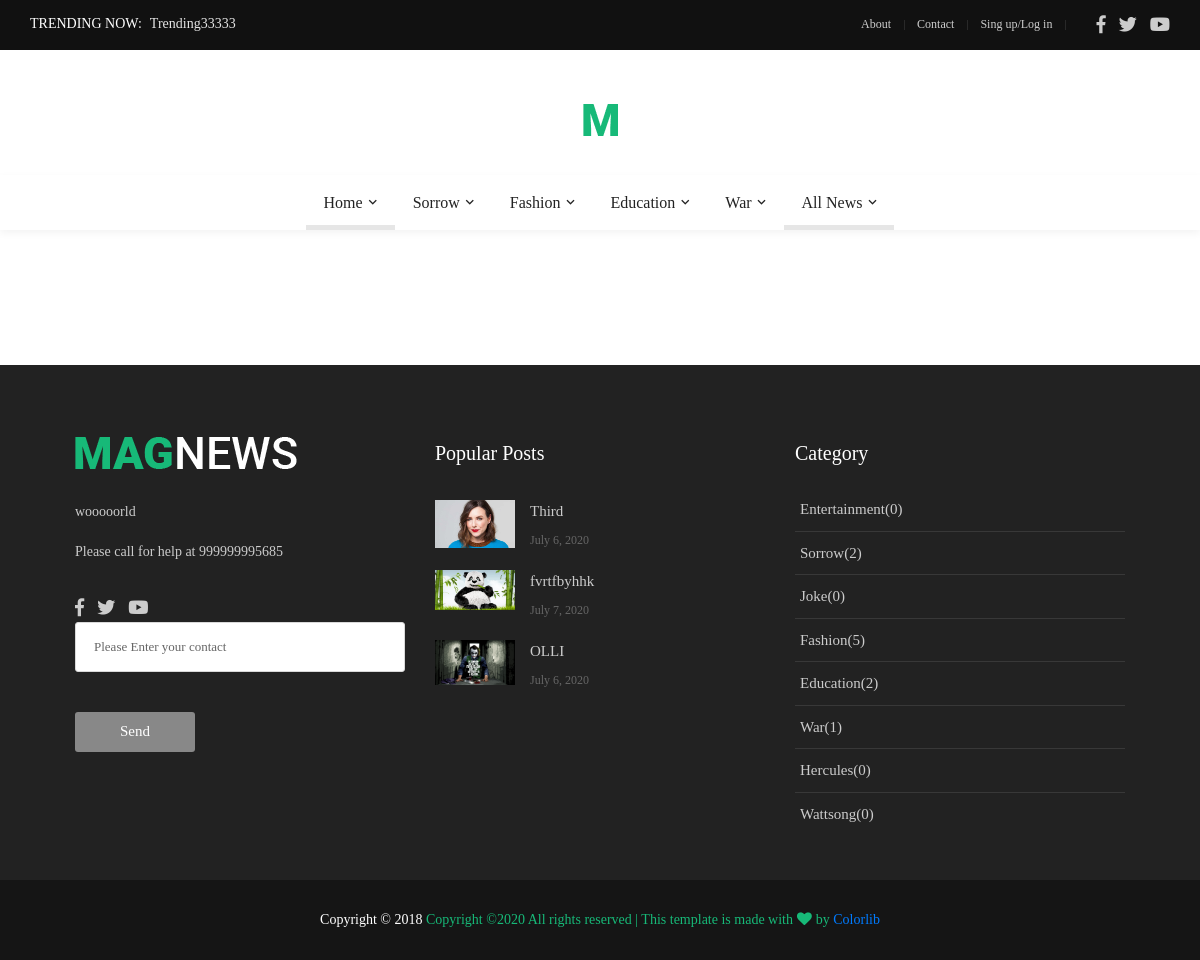
Screenshot of //show/all/news/Entertainment with the database file from the repository.
### trending/models.py (models this page shows, shortened)
class Trending(models.Model):
    headline = models.CharField(max_length=250)

### myapp/models.py (models this page shows, shortened)
class article(models.Model):
    title = models.CharField(max_length=50)
    body = models.CharField(max_length=500)
    bodylong = models.TextField(default='-')
    fb = models.CharField(default = '-',max_length=50)
    tw = models.CharField(default='-',max_length=50)
    insta = models.CharField(default='-',max_length=50)
    ph = models.CharField(default="999999",max_length=12)
    picname = models.TextField(default="")
    picurl = models.TextField(default="")
    picname2 = models.TextField(default="")
    picurl2 = models.TextField(default="")

### cat/models.py (models this page shows, shortened)
class Cat(models.Model):
    name = models.CharField(max_length=50)
    count = models.IntegerField(default=0)

### newss/models.py (models this page shows, shortened)
class News(models.Model):
    name = models.CharField(max_length=50)
    summary = models.TextField()
    body = models.TextField()
    date = models.DateField()
    pic = models.TextField()
    picurl = models.FileField(default="-")
    author = models.CharField(default='-',max_length=250)
    ocatid = models.IntegerField(default=0)
    catname = models.CharField(default="-",max_length=250)
    catid = models.IntegerField(default=0)
    views = models.IntegerField(default=0)
    tags = models.TextField(default="")
    act = models.IntegerField(default=0)
    rand = models.IntegerField(default=0)

### newss/views.py (the view)
# urls.py: path('/show/all/news/<str:name>',views.show_all_news,name='show_all_news'),
def show_all_news(request,name):
    catid = Cat.objects.get(name = name).pk
    allnews = News.objects.filter(catid = catid)
    news = News.objects.filter(act=1).order_by("-pk")
    article_var = article.objects.get(pk = 2)
    categories = Cat.objects.all()
    sub = SubCat.objects.all()
    lastnews = News.objects.filter(act=1).order_by("-pk")[:3]
    lastnews2 = News.objects.filter(act=1).order_by("-pk")[:4]
    popularnews = News.objects.filter(act=1).order_by('-views')
    popularnews2 = News.objects.filter(act=1).order_by('-views')[:3]
    trending = Trending.objects.all().order_by('-pk')
    return render(request, 'front/all_news.html',{'name':article_var,'News':news,'categories':categories,'subcat':sub,'lastnews':lastnews,
                                                'popularnews':popularnews,
                                                'popularnews2':popularnews2,'trending':trending,'lastnews2':lastnews2,'allnews':allnews})

### myapp/templates/front/all_news.html (shortened to what this page needs)
{% extends "front/base.html" %}
{% load static %}
{% block mainblock %}
<section class="bg0 p-t-60 p-b-40">
    <div class="container">
        <div class="row p-t-35">
        </div>
    </div>
</section>
{% endblock %}

### myapp/templates/front/base.html (shortened to what this page needs)
{% load static %}
<!DOCTYPE html>
<html lang="en">
<head>
    <link rel="stylesheet" type="text/css" href="{% static  "front/vendor/bootstrap/css/bootstrap.min.css"%}">
    <link rel="stylesheet" type="text/css" href="{% static  "front/fonts/fontawesome-5.0.8/css/fontawesome-all.min.css"%}">
    <link rel="stylesheet" type="text/css" href="{% static  "front/fonts/iconic/css/material-design-iconic-font.min.css"%}">
    <link rel="stylesheet" type="text/css" href="{% static  "front/vendor/animate/animate.css"%}">
    <link rel="stylesheet" type="text/css" href="{% static  "front/vendor/css-hamburgers/hamburgers.min.css"%}">
    <link rel="stylesheet" type="text/css" href="{% static  "front/vendor/animsition/css/animsition.min.css"%}">
    <link rel="stylesheet" type="text/css" href="{% static  "front/css/util.min.css"%}">
    <link rel="stylesheet" type="text/css" href="{% static  "front/css/main.css"%}">
</head>
<body class="animsition">
<header>
    <div class="container-menu-desktop">
        <div class="topbar">
            <div class="content-topbar h-100 p-rl-30">
                <div class="align-self-stretch size-w-0 pos-relative m-r-30">
                    <div class="f2-s-1 flex-wr-s-c s-full ab-t-l p-b-2">
							<span class="text-uppercase cl0 p-r-8">
								Trending Now:
							</span>
                        <span class="dis-inline-block cl16 slide100-txt pos-relative size-w-0" data-in="fadeInDown" data-out="fadeOutDown">
                                {% for trends in trending %}
								<span class="dis-inline-block slide100-txt-item animated visible-false">
									{{ trends.headline }}
								</span>
                            {% endfor %}
							</span>
                    </div>
                </div>
                <div class="flex-wr-e-c">
                    <div class="left-topbar">
                        <a href="/about" class="left-topbar-item">
                            About
                        </a>
                        <a href="{% url 'contact' %}" class="left-topbar-item">
                            Contact
                        </a>
                        <a href="{% url 'mylogin' %}" class="left-topbar-item">
                            Sing up/Log in
                        </a>
                    </div>
                    <div class="right-topbar p-l-18">
                        <a href="{{name.fb}}">
                            <span class="fab fa-facebook-f"></span>
                        </a>
                        <a href="{{name.tw}}">
                            <span class="fab fa-twitter"></span>
                        </a>
                        <a href="{{name.yt}}">
                            <span class="fab fa-youtube"></span>
                        </a>
                    </div>
                </div>
            </div>
        </div>
        <div class="wrap-logo no-banner container">
            <div class="logo">
                <a href="/"><img src="{{ name.picurl2 }}" alt="LOGO"></a>
            </div>
        </div>
        <div class="wrap-main-nav">
            <div class="main-nav">
                <nav class="menu-desktop">
                    <ul class="main-menu justify-content-center">
                        <li class="main-menu-active">
                            <a href="/">Home</a>
                        </li>
                        {% for b in categories %}
                            {% if b.count != 0 %}
                            <li class="mega-menu-item">
                            <a href="#">{{ b.name }}</a>
                        </li>
                            {% endif %}
                        {% endfor %}
                        <li class="main-menu-active">
                                <a href="{% url 'all_news_all_cats' %}">All News</a>
                        </li>
                    </ul>
                </nav>
            </div>
        </div>
    </div>
</header>
{% block mainblock %}
{% endblock %}
<footer>
    <div class="bg2 p-t-40 p-b-25">
        <div class="container">
            <div class="row">
                <div class="col-lg-4 p-b-20">
                    <div class="size-h-3 flex-s-c">
                        <a href="/">
                            <img class="max-s-full" src="{{ name.picurl }}" alt="LOGO">
                        </a>
                    </div>
                    <div>
                        <p class="f1-s-1 cl11 p-b-16">
                        {{name.body}}
                        </p>
                        <p class="f1-s-1 cl11 p-b-16">
                           Please call for help at {{name.ph}}
                        </p>
                        <div class="p-t-15">
                            <a href="{{name.fb}}" class="fs-18 cl11 hov-cl10 trans-03 m-r-8">
                                <span class="fab fa-facebook-f"></span>
                            </a>
                            <a href="{{name.tw}}" class="fs-18 cl11 hov-cl10 trans-03 m-r-8">
                                <span class="fab fa-twitter"></span>
                            </a>
                            <a href="{{name.yt}}" class="fs-18 cl11 hov-cl10 trans-03 m-r-8">
                                <span class="fab fa-youtube"></span>
                            </a>
                        </div>
                        <form action="{% url 'news_letter'%}" method="post">
                            <input class="bo-1-rad-3 bocl13 size-a-19 f1-s-13 cl5 plh6 p-rl-18 m-b-20" type="text" name="txt" placeholder="Please Enter your contact">
							<button type="submit" class="size-a-20 bg8 borad-3 f1-s-12 cl0 hov-btn1 trans-03 p-rl-15 m-t-20">
								Send
							</button>
						</form>
                    </div>
                </div>
                <div class="col-sm-6 col-lg-4 p-b-20">
                    <div class="size-h-3 flex-s-c">
                        <h5 class="f1-m-7 cl0">
                            Popular Posts
                        </h5>
                    </div>
                    <ul>
                        {% for z in popularnews2 %}
                        <li class="flex-wr-sb-s p-b-20">
                            <a href="{% url 'detail' z.name %}" class="size-w-4 wrap-pic-w hov1 trans-03">
                                <img src="{{ z.picurl }}" alt="IMG">
                            </a>
                            <div class="size-w-5">
                                <h6 class="p-b-5">
                                    <a href="{% url 'detail' z.name %}" class="f1-s-5 cl11 hov-cl10 trans-03">
                                       {{ z.name }}
                                    </a>
                                </h6>
                                <span class="f1-s-3 cl6">
										{{ z.date }}
									</span>
                            </div>
                        </li>
                        {% endfor %}
                    </ul>
                </div>
                <div class="col-sm-6 col-lg-4 p-b-20">
                    <div class="size-h-3 flex-s-c">
                        <h5 class="f1-m-7 cl0">
                            Category
                        </h5>
                    </div>
                    <ul class="m-t--12">
                        {% for i in categories %}
                        <li class="how-bor1 p-rl-5 p-tb-10">
                            <a href="{% url 'show_all_news' name=i.name%}" class="f1-s-5 cl11 hov-cl10 trans-03 p-tb-8">
                                {{ i.name }}({{ i.count }})
                            </a>
                        </li>
                        {% endfor %}
                    </ul>
                </div>
            </div>
        </div>
    </div>
    <div class="bg11">
        <div class="container size-h-4 flex-c-c p-tb-15">
				<span class="f1-s-1 cl0 txt-center">
					Copyright © 2018
					<a href="#" class="f1-s-1 cl10 hov-link1">
Copyright &copy;<script>document.write(new Date().getFullYear());</script> All rights reserved | This template is made with <i class="fa fa-heart" aria-hidden="true"></i> by <a href="https://colorlib.com" target="_blank">Colorlib</a>
				</span>
        </div>
    </div>
</footer>
</body>
</html>

### rows the page displays
Trending: headline "Trending33333"
article: picurl2 (picture), picurl (picture), body "wooooorld", ph "999999995685"
Cat: name "Sorrow", count "2"
Cat: name "Fashion", count "5"
Cat: name "Education", count "2"
Cat: name "War", count "1"
News: picurl (picture), name "Third", date "July 6, 2020"
News: picurl (picture), name "fvrtfbyhhk", date "July 7, 2020"
News: picurl (picture), name "OLLI", date "July 6, 2020"
Cat: name "Entertainment", count "0"
Cat: name "Joke", count "0"
Cat: name "Hercules", count "0"
Cat: name "Wattsong", count "0"
